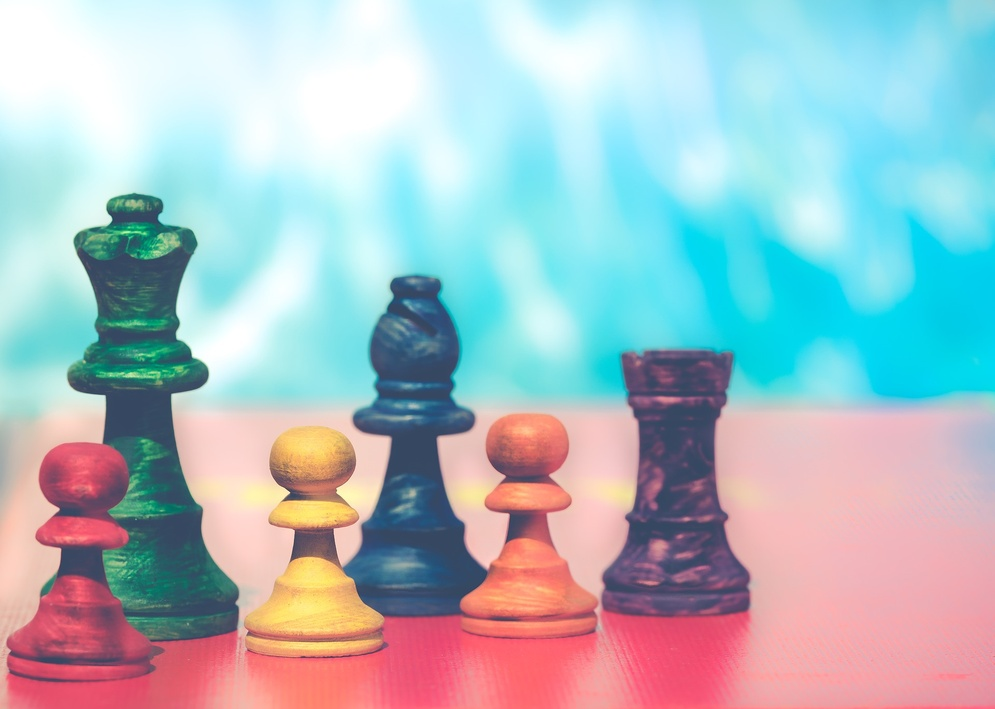
#> input picture books/deep-learning-from-scratch/resource/pawns.jpg, 995 x 709 px, shrunk from 1920 x 1368 before the run
$ python use-matplotlib.py
#> lines starting #> are read from the running program, lines starting #| are printed output that depends on the picture
import numpy as np
import matplotlib.pyplot as plt
from matplotlib.image import imread

"""
단순 그래프
"""
x = np.arange(0, 6, 0.1)  # 0에서 6까지 0.1 간격으로 생성
y = np.sin(x)

plt.plot(x, y)
plt.show()
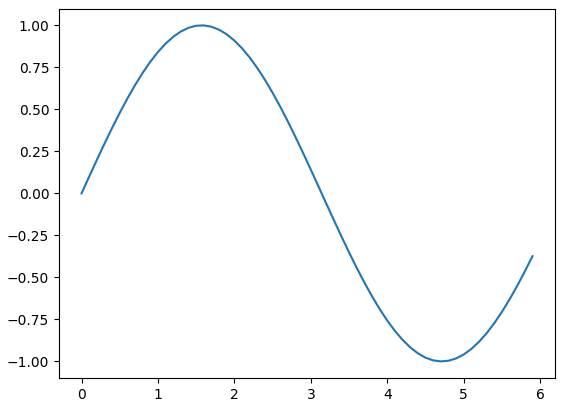
#> figure drawn by matplotlib, 1 panel; curve peaks at x = 1.6, y = 1
print('---')

"""
상세 그래프
"""
x = np.arange(0, 6, 0.1)  # 0에서 6까지 0.1 간격으로 생성
y1 = np.sin(x)
y2 = np.cos(x)

plt.plot(x, y1, label="sin")
plt.plot(x, y2, label="cos", linestyle="--")
plt.xlabel("x")
plt.ylabel("y")
plt.title("sin & cos")
plt.legend()
plt.show()
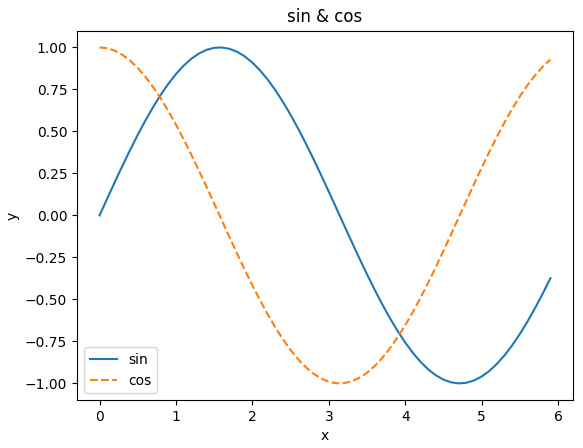
#> figure drawn by matplotlib, 1 panel; curve peaks at x = 1.6, y = 1; curve peaks at x = 0, y = 1
print('---')

"""
이미지 표시
"""
img = imread('../resource/pawns.jpg')
#> img is the input picture: shape (709, 995, 3); mean R, G, B 169.2, 188.5, 195.1
plt.imshow(img)
plt.show()
